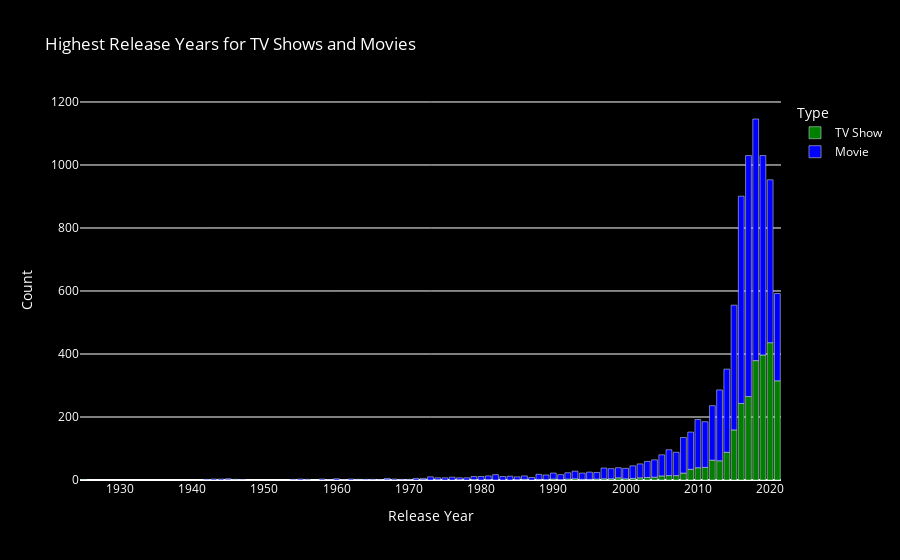

Notebook cell for this chart:
### Markdown cell above
<div class="container" style="font-family: Arial, sans-serif; background-color: #f0f0f0; padding: 20px; border-radius: 10px; box-shadow: 0px 0px 10px rgba(0, 0, 0, 0.1);">
    <ul style="list-style-type: none; padding-left: 0;">
        <li style="font-size: 1.1em; color: black; line-height: 1.6;">
            <strong>Answer:</strong><br>
            the highest release year for both TV shows and movies is 2018. No data exceeds that year.
        </li>
    </ul>
</div>

### Code cell
grouped_data = df.groupby(['release_year', 'type']).size().reset_index(name='count')

fig = px.bar(grouped_data, x='release_year', y='count', color='type',
             title="Highest Release Years for TV Shows and Movies",
             labels={'release_year': "Release Year", 'count': "Count", 'type': "Type"},
             color_discrete_map={'Movie': 'blue', 'TV Show': 'green'})
fig.update_layout(
    plot_bgcolor='rgba(0,0,0,0)', 
    paper_bgcolor='black',         
    font=dict(color='white')       
)
highest_release_year = grouped_data[grouped_data["count"] == grouped_data["count"].max()]["release_year"].iloc[0]
highest_type = grouped_data[grouped_data["count"] == grouped_data["count"].max()]["type"].iloc[0]
print(f"The highest type on the release year {highest_release_year} is {highest_type}.")
fig.show()

### Figure 1 — Plotly figure (JSON) as saved in the notebook; plotly's stock layout.template omitted (floating-point values rounded to 4 significant figures)
{"data": [{"alignmentgroup": "True", "hovertemplate": "Type=TV Show<br>Release Year=%{x}<br>Count=%{y}<extra></extra>", "legendgroup": "TV Show", "marker": {"color": "green", "pattern": {"shape": ""}}, "name": "TV Show", "offsetgroup": "TV Show", "orientation": "v", "showlegend": true, "textposition": "auto", "type": "bar", "x": [1925, 1945, 1946, 1963, 1967, 1972, 1974, 1977, 1979, 1981, 1985, 1986, 1988, 1989, 1990, 1991, 1992, 1993, 1994, 1995, 1996, 1997, 1998, 1999, 2000, 2001, 2002, 2003, 2004, 2005, 2006, 2007, 2008, 2009, 2010, 2011, 2012, 2013, 2014, 2015, 2016, 2017, 2018, 2019, 2020, 2021], "xaxis": "x", "y": [1, 1, 1, 1, 1, 1, 1, 1, 1, 1, 1, 2, 2, 1, 3, 1, 3, 4, 2, 2, 3, 4, 4, 7, 4, 5, 7, 8, 9, 13, 14, 14, 22, 34, 39, 40, 63, 61, 88, 159, 243, 265, 379, 397, 436, 315], "yaxis": "y"}, {"alignmentgroup": "True", "hovertemplate": "Type=Movie<br>Release Year=%{x}<br>Count=%{y}<extra></extra>", "legendgroup": "Movie", "marker": {"color": "blue", "pattern": {"shape": ""}}, "name": "Movie", "offsetgroup": "Movie", "orientation": "v", "showlegend": true, "textposition": "auto", "type": "bar", "x": [1942, 1943, 1944, 1945, 1946, 1947, 1954, 1955, 1956, 1958, 1959, 1960, 1961, 1962, 1963, 1964, 1965, 1966, 1967, 1968, 1969, 1970, 1971, 1972, 1973, 1974, 1975, 1976, 1977, 1978, 1979, 1980, 1981, 1982, 1983, 1984, 1985, 1986, 1987, 1988, 1989, 1990, 1991, 1992, 1993, 1994, 1995, 1996, 1997, 1998, 1999, 2000, 2001, 2002, 2003, 2004, 2005, 2006, 2007, 2008, 2009, 2010, 2011, 2012, 2013, 2014, 2015, 2016, 2017, 2018, 2019, 2020, 2021], "xaxis": "x", "y": [2, 3, 3, 3, 1, 1, 2, 3, 2, 3, 1, 4, 1, 3, 1, 2, 2, 1, 4, 3, 2, 2, 5, 4, 10, 6, 7, 9, 6, 7, 10, 11, 12, 17, 11, 12, 9, 11, 8, 16, 15, 19, 16, 20, 24, 20, 23, 21, 34, 32, 32, 33, 40, 44, 51, 55, 67, 82, 74, 113, 118, 153, 145, 173, 225, 264, 396, 658, 765, 767, 633, 517, 277], "yaxis": "y"}], "layout": {"barmode": "relative", "font": {"color": "white"}, "legend": {"title": {"text": "Type"}, "tracegroupgap": 0}, "paper_bgcolor": "black", "plot_bgcolor": "rgba(0,0,0,0)", "title": {"text": "Highest Release Years for TV Shows and Movies"}, "xaxis": {"anchor": "y", "domain": [0, 1], "title": {"text": "Release Year"}}, "yaxis": {"anchor": "x", "domain": [0, 1], "title": {"text": "Count"}}}}
